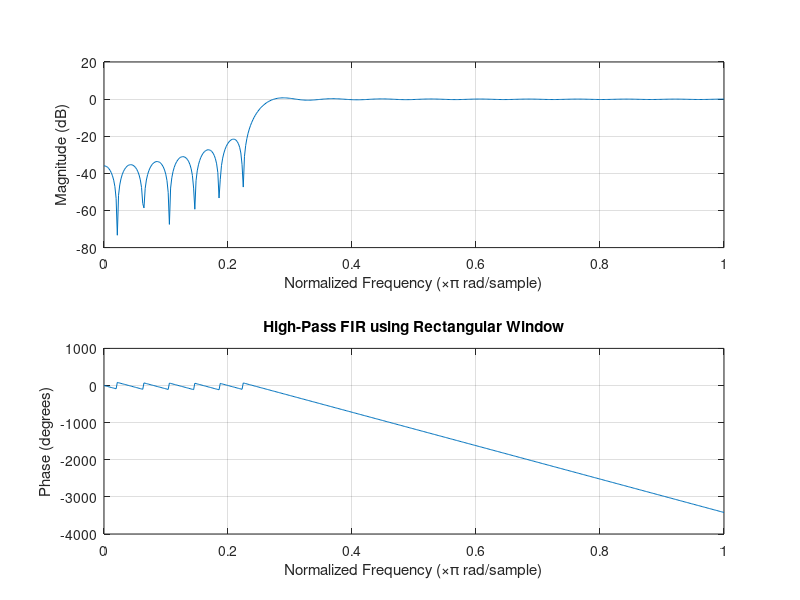
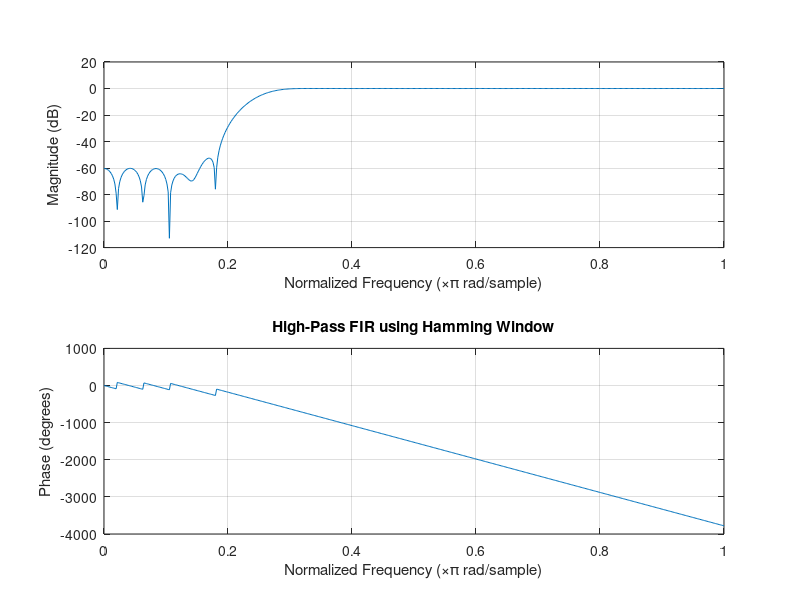
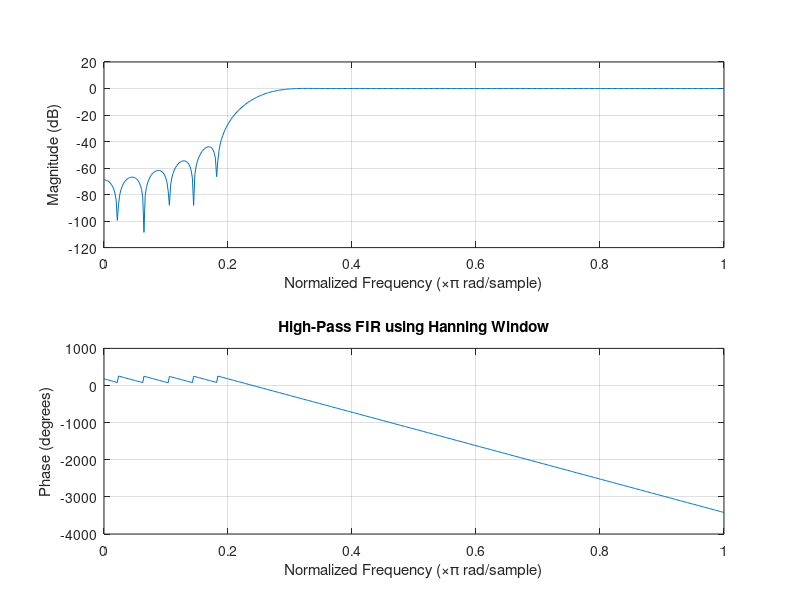

These charts were generated, in order, by the following MATLAB code:
clc;
clear;
close all;

%% --- Input Parameters ---

fp = 1000;          % High-pass cutoff frequency (Hz)
fs = 8000;          % Sampling frequency (Hz)
N  = 50;            % Filter order
wc = fp/(fs/2);     % Normalized cutoff frequency (0 to 1)

%% --- 1. FIR High-Pass using Rectangular Window ---

b_rect = fir1(N, wc, 'high', rectwin(N+1));

disp('--- High-Pass Coefficients (Rectangular Window) ---');
disp(b_rect');

%% --- 2. FIR High-Pass using Hamming Window ---

b_hamm = fir1(N, wc, 'high', hamming(N+1));

disp('--- High-Pass Coefficients (Hamming Window) ---');
disp(b_hamm');

%% --- 3. FIR High-Pass using Hanning Window ---

b_hann = fir1(N, wc, 'high', hanning(N+1));

disp('--- High-Pass Coefficients (Hanning Window) ---');
disp(b_hann');

%% --- Frequency Response Plots ---

figure;
freqz(b_rect, 1);
title('High-Pass FIR using Rectangular Window');

figure;
freqz(b_hamm, 1);
title('High-Pass FIR using Hamming Window');

figure;
freqz(b_hann, 1);
title('High-Pass FIR using Hanning Window');
